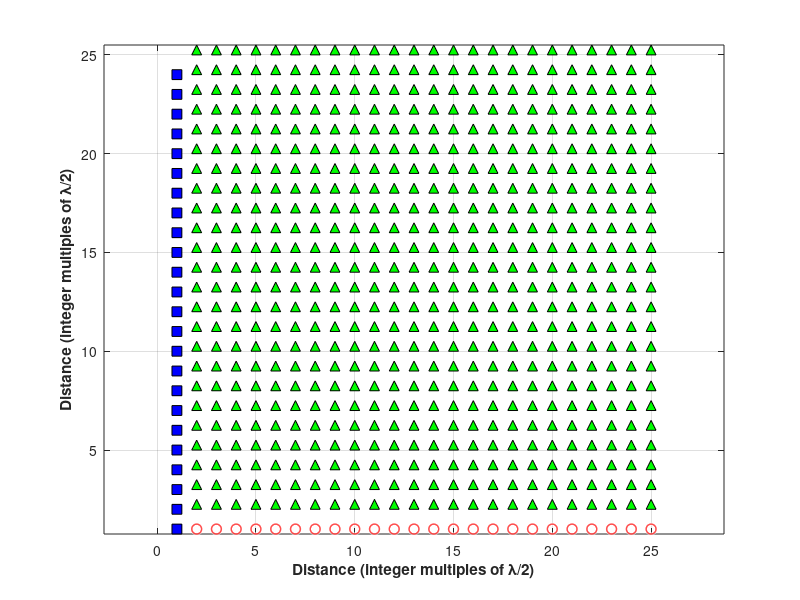

Write MATLAB code to recreate this figure.
% SPS Short Course: Radar Signal Processing Mastery
% Theory and Hands-On Applications with mmWave MIMO Radar Sensors
% Date: 7-11 October 2024
% Time: 9:00AM-11:00AM ET (New York Time)
% Presenter: Mohammad Alaee-Kerahroodi
close all;
clear;
clc;

Nt = 24;
Nr = 24;

txAntpos = zeros(Nt, Nt);
txAntpos(:,1) = ones(Nt,1);

rxAntpos = zeros(Nr,Nr);
rxAntpos(1,:) = 1;

VAantpos = conv2(txAntpos,rxAntpos);

% Define the shapes
shapeSize = 0.5; % Size of the shapes

% Plotting
figure('Position', [100, 100, 800, 600]);
hold on;

% Plot transmit antennas as rectangles
for i = 1:Nt
    for j = 1:Nt
        if txAntpos(i, j) == 1
            rectangle('Position', [j - shapeSize/2, i - shapeSize/2, shapeSize, shapeSize], ...
                      'FaceColor', 'b', 'EdgeColor', 'k'); % Blue rectangles
        end
    end
end

% Plot receive antennas as circles
for i = 1:Nr
    for j = 1:Nr
        if rxAntpos(i, j) == 1
            viscircles([j+1, i], shapeSize/2, 'Color', 'r', 'LineWidth', 1); % Red circles
        end
    end
end

% Plot virtual antennas as triangles
for i = 1:size(VAantpos, 1)
    for j = 1:size(VAantpos, 2)
        if VAantpos(i, j) == 1
            triangle_x = [j+1 - shapeSize/2, j+1, j+1 + shapeSize/2];
            triangle_y = [i+1, i + shapeSize+1, i+1];
            fill(triangle_x, triangle_y, 'g', 'EdgeColor', 'k'); % Green triangles
        end
    end
end

% Setting axes and labels
axis equal;
box on
grid on;
hold off;
xlabel('Distance (integer multiples of \lambda/2)', 'FontWeight', 'bold');
ylabel('Distance (integer multiples of \lambda/2)', 'FontWeight', 'bold');
